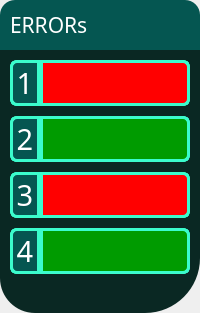
           <widget class="QWidget" name="errorsBg" native="true">
            <property name="styleSheet">
             <string notr="true">borde: 0px;</string>
            </property>
            <layout class="QVBoxLayout" name="verticalLayout_17" stretch="1,2">
             <property name="spacing">
              <number>0</number>
             </property>
             <property name="leftMargin">
              <number>0</number>
             </property>
             <property name="topMargin">
              <number>0</number>
             </property>
             <property name="rightMargin">
              <number>0</number>
             </property>
             <property name="bottomMargin">
              <number>0</number>
             </property>
             <item>
              <widget class="QLabel" name="errorText">
               <property name="font">
                <font>
                 <family>BankGothic Lt BT</family>
                 <pointsize>16</pointsize>
                </font>
               </property>
               <property name="layoutDirection">
                <enum>Qt::LeftToRight</enum>
               </property>
               <property name="styleSheet">
                <string notr="true">border: 0px;
background-color: #055651;
border-bottom-right-radius: 0px;
border-bottom-left-radius: 0px;
border-top-right-radius: 15px;
border-top-left-radius: 15px;
color: rgb(255, 255, 255);
padding: 10 px;
padding-left: 5px;</string>
               </property>
               <property name="text">
                <string>ERRORs</string>
               </property>
               <property name="margin">
                <number>0</number>
               </property>
              </widget>
             </item>
             <item>
              <widget class="QWidget" name="errorScreen" native="true">
               <property name="sizePolicy">
                <sizepolicy hsizetype="Preferred" vsizetype="Preferred">
                 <horstretch>0</horstretch>
                 <verstretch>0</verstretch>
                </sizepolicy>
               </property>
               <property name="styleSheet">
                <string notr="true">border: 0px solid;
background-color: rgb(10, 40, 35);

border-bottom-right-radius: 55px;
border-bottom-left-radius: 35px;
border-top-right-radius: 0px;
border-top-left-radius: 0px;</string>
               </property>
               <layout class="QGridLayout" name="gridLayout_6">
                <property name="leftMargin">
                 <number>10</number>
                </property>
                <property name="topMargin">
                 <number>10</number>
                </property>
                <property name="rightMargin">
                 <number>10</number>
                </property>
                <property name="spacing">
                 <number>10</number>
                </property>
                <item row="4" column="0">
                 <widget class="QWidget" name="error1Bg" native="true">
                  <property name="styleSheet">
                   <string notr="true">border: 3px solid #3BFCCC;
border-radius: 7px;</string>
                  </property>
                  <layout class="QHBoxLayout" name="horizontalLayout_2" stretch="1,5">
                   <property name="spacing">
                    <number>0</number>
                   </property>
                   <property name="leftMargin">
                    <number>0</number>
                   </property>
                   <property name="topMargin">
                    <number>0</number>
                   </property>
                   <property name="rightMargin">
                    <number>0</number>
                   </property>
                   <property name="bottomMargin">
                    <number>0</number>
                   </property>
                   <item>
                    <widget class="QLabel" name="error1Text">
                     <property name="font">
                      <font>
                       <family>BankGothic Lt BT</family>
                       <pointsize>22</pointsize>
                      </font>
                     </property>
                     <property name="styleSheet">
                      <string notr="true">color: white;
background-color: #055651;
border-bottom-right-radius: 0px;
border-bottom-left-radius: 7px;
border-top-right-radius: 0px;
border-top-left-radius: 7px;</string>
                     </property>
                     <property name="text">
                      <string>1</string>
                     </property>
                     <property name="alignment">
                      <set>Qt::AlignCenter</set>
                     </property>
                    </widget>
                   </item>
                   <item>
                    <widget class="QWidget" name="error1" native="true">
                     <property name="styleSheet">
                      <string notr="true">border-bottom-right-radius: 7px;
border-bottom-left-radius: 0px;
border-top-right-radius: 7px;
background-color: rgb(255, 0, 0);
border-top-left-radius: 0px;</string>
                     </property>
                    </widget>
                   </item>
                  </layout>
                 </widget>
                </item>
                <item row="6" column="0">
                 <widget class="QWidget" name="error3Bg" native="true">
                  <property name="styleSheet">
                   <string notr="true">border: 3px solid #3BFCCC;
border-radius: 7px;</string>
                  </property>
                  <layout class="QHBoxLayout" name="horizontalLayout_6" stretch="1,5">
                   <property name="spacing">
                    <number>0</number>
                   </property>
                   <property name="leftMargin">
                    <number>0</number>
                   </property>
                   <property name="topMargin">
                    <number>0</number>
                   </property>
                   <property name="rightMargin">
                    <number>0</number>
                   </property>
                   <property name="bottomMargin">
                    <number>0</number>
                   </property>
                   <item>
                    <widget class="QLabel" name="error3Text">
                     <property name="font">
                      <font>
                       <family>BankGothic Lt BT</family>
                       <pointsize>22</pointsize>
                      </font>
                     </property>
                     <property name="styleSheet">
                      <string notr="true">color: white;
background-color: #055651;
border-bottom-right-radius: 0px;
border-bottom-left-radius: 7px;
border-top-right-radius: 0px;
border-top-left-radius: 7px;</string>
                     </property>
                     <property name="text">
                      <string>3</string>
                     </property>
                     <property name="alignment">
                      <set>Qt::AlignCenter</set>
                     </property>
                    </widget>
                   </item>
                   <item>
                    <widget class="QWidget" name="error3" native="true">
                     <property name="styleSheet">
                      <string notr="true">border-bottom-right-radius: 7px;
border-bottom-left-radius: 0px;
border-top-right-radius: 7px;
border-top-left-radius: 0px;
background-color: rgb(255, 0, 0);</string>
                     </property>
                    </widget>
                   </item>
                  </layout>
                 </widget>
                </item>
                <item row="7" column="0">
                 <widget class="QWidget" name="error4Bg" native="true">
                  <property name="styleSheet">
                   <string notr="true">border: 3px solid #3BFCCC;
border-radius: 7px;</string>
                  </property>
                  <layout class="QHBoxLayout" name="horizontalLayout_5" stretch="1,5">
                   <property name="spacing">
                    <number>0</number>
                   </property>
                   <property name="leftMargin">
                    <number>0</number>
                   </property>
                   <property name="topMargin">
                    <number>0</number>
                   </property>
                   <property name="rightMargin">
                    <number>0</number>
                   </property>
                   <property name="bottomMargin">
                    <number>0</number>
                   </property>
                   <item>
                    <widget class="QLabel" name="error4Text">
                     <property name="font">
                      <font>
                       <family>BankGothic Lt BT</family>
                       <pointsize>22</pointsize>
                      </font>
                     </property>
                     <property name="styleSheet">
                      <string notr="true">color: white;
background-color: #055651;
border-bottom-right-radius: 0px;
border-bottom-left-radius: 7px;
border-top-right-radius: 0px;
border-top-left-radius: 7px;</string>
                     </property>
                     <property name="text">
                      <string>4</string>
                     </property>
                     <property name="alignment">
                      <set>Qt::AlignCenter</set>
                     </property>
                    </widget>
                   </item>
                   <item>
                    <widget class="QWidget" name="error4" native="true">
                     <property name="styleSheet">
                      <string notr="true">border-bottom-right-radius: 7px;
border-bottom-left-radius: 0px;
border-top-right-radius: 7px;
border-top-left-radius: 0px;
background-color: rgb(0, 155, 0);</string>
                     </property>
                    </widget>
                   </item>
                  </layout>
                 </widget>
                </item>
                <item row="8" column="0">
                 <widget class="QWidget" name="bosluq" native="true">
                  <property name="minimumSize">
                   <size>
                    <width>0</width>
                    <height>20</height>
                   </size>
                  </property>
                  <property name="styleSheet">
                   <string notr="true">background-color: rgba(255, 255, 255, 0);</string>
                  </property>
                 </widget>
                </item>
                <item row="5" column="0">
                 <widget class="QWidget" name="error2Bg" native="true">
                  <property name="styleSheet">
                   <string notr="true">border: 3px solid #3BFCCC;
border-radius: 7px;</string>
                  </property>
                  <layout class="QHBoxLayout" name="horizontalLayout_7" stretch="1,5">
                   <property name="spacing">
                    <number>0</number>
                   </property>
                   <property name="leftMargin">
                    <number>0</number>
                   </property>
                   <property name="topMargin">
                    <number>0</number>
                   </property>
                   <property name="rightMargin">
                    <number>0</number>
                   </property>
                   <property name="bottomMargin">
                    <number>0</number>
                   </property>
                   <item>
                    <widget class="QLabel" name="error2Text">
                     <property name="font">
                      <font>
                       <family>BankGothic Lt BT</family>
                       <pointsize>22</pointsize>
                      </font>
                     </property>
                     <property name="styleSheet">
                      <string notr="true">color: white;
background-color: #055651;
border-bottom-right-radius: 0px;
border-bottom-left-radius: 7px;
border-top-right-radius: 0px;
border-top-left-radius: 7px;</string>
                     </property>
                     <property name="text">
                      <string>2</string>
                     </property>
                     <property name="alignment">
                      <set>Qt::AlignCenter</set>
                     </property>
                    </widget>
                   </item>
                   <item>
                    <widget class="QWidget" name="error2" native="true">
                     <property name="styleSheet">
                      <string notr="true">border-bottom-right-radius: 7px;
border-bottom-left-radius: 0px;
border-top-right-radius: 7px;
border-top-left-radius: 0px;
background-color: rgb(0, 155, 0);</string>
                     </property>
                    </widget>
                   </item>
                  </layout>
                 </widget>
                </item>
               </layout>
              </widget>
             </item>
            </layout>
           </widget>
